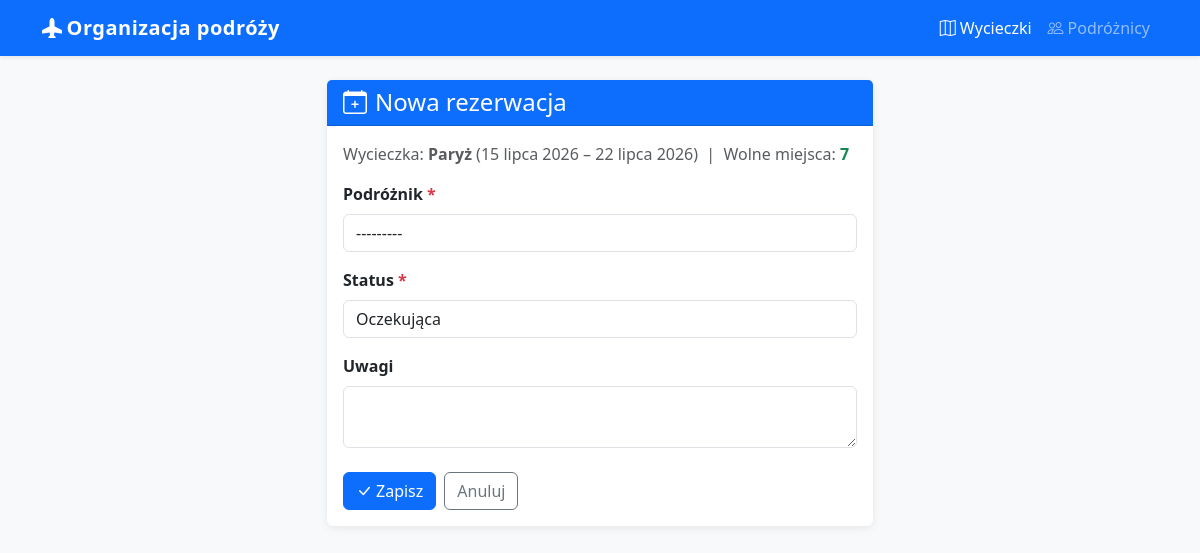
The app's page /trips/2/reservations/new/ with its own data.
### travels/models.py (models this page shows, shortened)
class Trip(models.Model):
    destination = models.CharField('cel podróży', max_length=200)
    description = models.TextField('opis', blank=True)
    start_date = models.DateField('data rozpoczęcia')
    end_date = models.DateField('data zakończenia')
    price = models.DecimalField(
        'cena (PLN)',
        max_digits=8,
        decimal_places=2,
        validators=[MinValueValidator(0)],
    )
    max_participants = models.PositiveIntegerField('maks. uczestników', default=10)
    class Meta:
        ordering = ['start_date']
        verbose_name = 'wycieczka'
        verbose_name_plural = 'wycieczki'
    def spots_left(self):
        confirmed = self.reservations.filter(status='confirmed').count()
        return self.max_participants - confirmed

### travels/views.py (the view)
# urls.py: path('trips/<int:trip_pk>/reservations/new/', views.reservation_create, name='reservation_create'),
def reservation_create(request, trip_pk):
    trip = get_object_or_404(Trip, pk=trip_pk)
    form = ReservationForm(request.POST or None, trip=trip)
    if form.is_valid():
        reservation = form.save(commit=False)
        reservation.trip = trip
        reservation.save()
        messages.success(request, 'Rezerwacja została dodana.')
        return redirect('trip_detail', pk=trip.pk)
    return render(request, 'travels/reservation_form.html', {
        'form': form,
        'trip': trip,
    })

### travels/forms.py
class ReservationForm(forms.ModelForm):
    class Meta:
        model = Reservation
        fields = ['traveler', 'status', 'notes']
        widgets = {
            'notes': forms.Textarea(attrs={'rows': 2}),
        }
    def __init__(self, *args, trip=None, **kwargs):
        super().__init__(*args, **kwargs)
        for field in self.fields.values():
            field.widget.attrs.setdefault('class', 'form-control')
        if trip:
            existing_ids = trip.reservations.values_list('traveler_id', flat=True)
            self.fields['traveler'].queryset = Traveler.objects.exclude(id__in=existing_ids)

### travels/models.py (called while the page is built)
    def __str__(self):
        return f'{self.first_name} {self.last_name}'

### travels/templates/travels/reservation_form.html (shortened to what this page needs)
{% extends "travels/base.html" %}
{% block nav_trips %}active{% endblock %}
{% block content %}
<div class="row justify-content-center">
  <div class="col-lg-6">
    <div class="card">
      <div class="card-header bg-primary text-white">
        <h4 class="mb-0">
          <i class="bi bi-calendar-plus me-2"></i>Nowa rezerwacja
        </h4>
      </div>
      <div class="card-body">
        <p class="text-muted">
          Wycieczka: <strong>{{ trip.destination }}</strong> ({{ trip.start_date }} – {{ trip.end_date }})
          &nbsp;|&nbsp; Wolne miejsca:
          {% with spots=trip.spots_left %}
            <span class="{% if spots > 0 %}text-success{% else %}text-danger{% endif %} fw-semibold">{{ spots }}</span>
          {% endwith %}
        </p>
        <form method="post" novalidate>
          {% for field in form %}
          <div class="mb-3">
            <label for="{{ field.id_for_label }}" class="form-label fw-semibold">
              {{ field.label }}{% if field.field.required %} <span class="text-danger">*</span>{% endif %}
            </label>
            {{ field }}
          </div>
          {% endfor %}
          <div class="d-flex gap-2 mt-4">
            <button type="submit" class="btn btn-primary">
              <i class="bi bi-check-lg me-1"></i>Zapisz
            </button>
            <a href="{% url 'trip_detail' trip.pk %}" class="btn btn-outline-secondary">Anuluj</a>
          </div>
        </form>
      </div>
    </div>
  </div>
</div>
{% endblock %}

### travels/templates/travels/base.html (style rules this page uses)
body { background-color: #f8f9fa; }
.card { border: none; box-shadow: 0 2px 8px rgba(0,0,0,.08); }

### records on screen
Trip: destination "Paryż", start_date "15 lipca 2026", end_date "22 lipca 2026"

### other values on screen
{{ spots }} "7"
{{ field.label }} "Podróżnik" "Status" "Uwagi"
